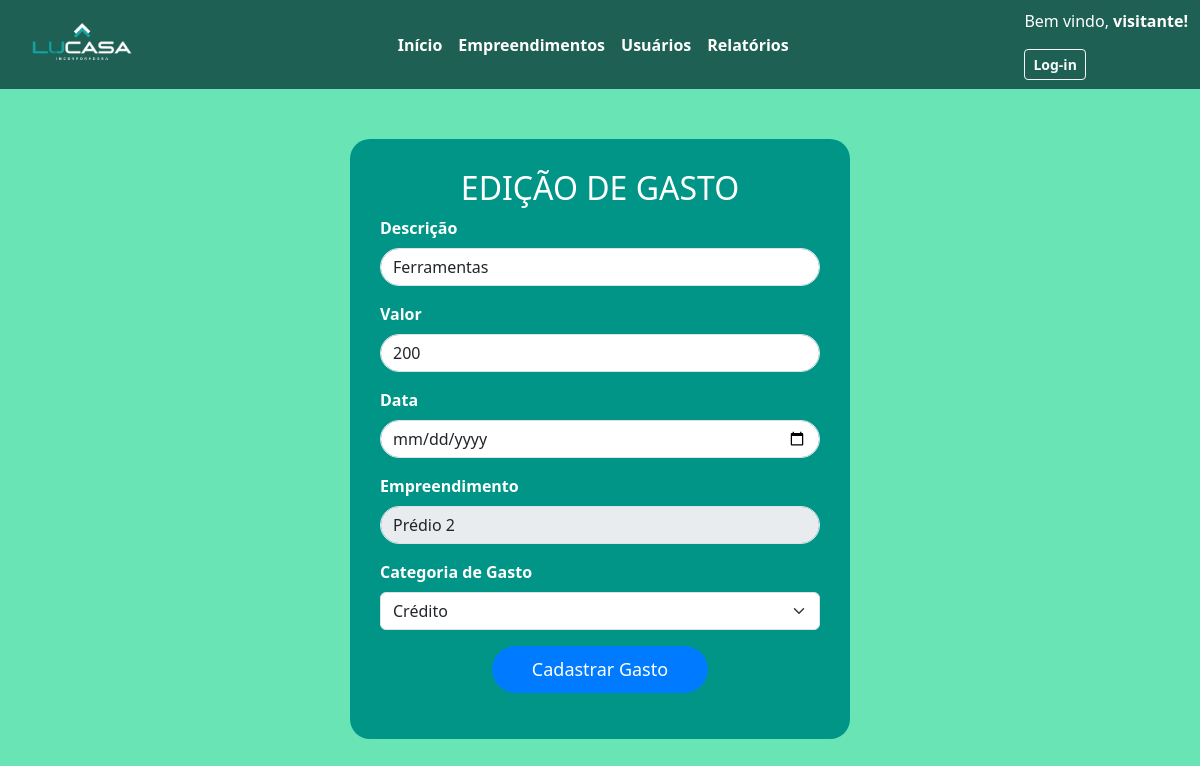
The app's page /updateGasto/4 with its own data.
### appteste/models.py (models this page shows, shortened)
class Mov_Financeira(models.Model):
    A_pagar = models.BooleanField(default=False)
    Descricao = models.TextField(max_length=200)
    Valor = models.DecimalField(max_digits=10, decimal_places=2)
    Data = models.DateField(default=datetime.now)
    Pendente = models.BooleanField(default=False)
    Categoria_Financeira = models.ForeignKey(Categoria_Financeira, on_delete=models.CASCADE)
    Empreendimento_id = models.ForeignKey(Empreendimento, on_delete=models.CASCADE)
    Usuario = models.CharField(max_length=25, default="")

class Empreendimento(models.Model):
    Nome = models.CharField(max_length=100, default="")
    Descricao = models.TextField(max_length=200)
    Data_inicio = models.DateField(default=datetime.now)
    Data_fim_prevista = models.DateField(default=datetime.now)
    Data_fim = models.DateField(default=datetime.now)
    UF = models.CharField(max_length=2, default="")
    Cidade = models.CharField(max_length=50, default="")
    Valor_total = models.FloatField()
    Ativo = models.BooleanField(default=True)
    Usuario_id = models.IntegerField(default=0)

### appteste/views.py (the view, shortened to what this page needs)
# urls.py: path('updateGasto/<int:f_id>', views.updateGasto, name='updateGasto'),
def updateGasto(request, f_id):
    gasto = Mov_Financeira.objects.get(id=f_id)
    template_name = 'appteste/Gastos/atualizaGastos.html'
    emp = Empreendimento.objects.get(id=gasto.Empreendimento_id.id)
    cat = Categoria_Financeira.objects.all()
    context = {'gasto': gasto, 'empreendimentos': emp, 'cat': cat}
    return render(request, template_name, context=context)

### appteste/templates/appteste/Gastos/atualizaGastos.html (shortened to what this page needs)
{% extends "appteste/cabecalho.html" %}
{% block content%}
{% load static %}
<link href="{% static 'css/manutGastos.css' %}" rel="stylesheet">
</head>
<body>
    <div class="form-container">
        <h2 style="text-align: center;">EDIÇÃO DE GASTO</h2>
        <form method="POST" id="gasto" action="{% url 'salvaGastos' %}">
            <div class="mb-3">
                <label for="Descricao" class="form-label"><strong>Descrição</strong></label>
                <input type="text" class="form-control" id="descricao" name="descricao" placeholder="Descrição do gasto" required value="{{gasto.Descricao}}">
            </div>
            <div class="mb-3">
                <label for="valor" class="form-label"><strong>Valor</strong></label>
                <input type="text" class="form-control" id="valor" name="valor" placeholder="Valor do gasto" required
                value="{{ gasto.Valor|floatformat:0 }}">
            </div>
            <div class="mb-3">
                <label for="data" class="form-label"><strong>Data</strong></label>
                <input type="date" class="form-control" id="data" name="data" value="{{ gasto.Data|date:'Y-m-d' }}" required >
            </div>
            <div class="mb-3" aria-disabled="true">
                <label for="empreendimento" class="form-label"><strong>Empreendimento</strong></label>
                <input type="text" class="form-control" name="empreendimento" id="empreendimento" value="{{empreendimentos.Nome}}" disabled>
            </div>
            <div class="mb-3">
                <label for="categoria" class="form-label"><strong>Categoria de Gasto</strong></label>
                <select class="form-select" name="categoria" required id="categoria">
                    {% for c in cat %}
                    {% if Categoria_Financeira.id == cat.id %}
                    <option selected value="{{c.id}}">{{c.Descricao}}</option>
                    {% else %}
                    <option value="{{c.id}}">{{c.Descricao}}</option>
                    {% endif %}
                    {% endfor %}
                </select>
            </div>
            <div class="mb-3 text-center">
                <button type="submit" class="btn btn-confirm">Cadastrar Gasto</button>
            </div>
        </form>
    </div>
</body>
{% endblock %}

### appteste/static/css/manutGastos.css (style rules this page uses)
body { background-color: #69e4b5; }
.form-container { background-color: #019587; border-radius: 20px; padding: 30px; margin-top: 50px; max-width: 500px; margin-left: auto; margin-right: auto; color: #fff; }
.form-control { border-radius: 50px; }
.btn-confirm { background-color: #007bff; color: white; border-radius: 50px; padding: 10px 40px; font-size: 18px; border: none; }

### records on screen
Mov_Financeira: descricao "Ferramentas", valor "200"
Empreendimento: empreendimento "Prédio 2"

### other values on screen
form field categoria "Crédito"
